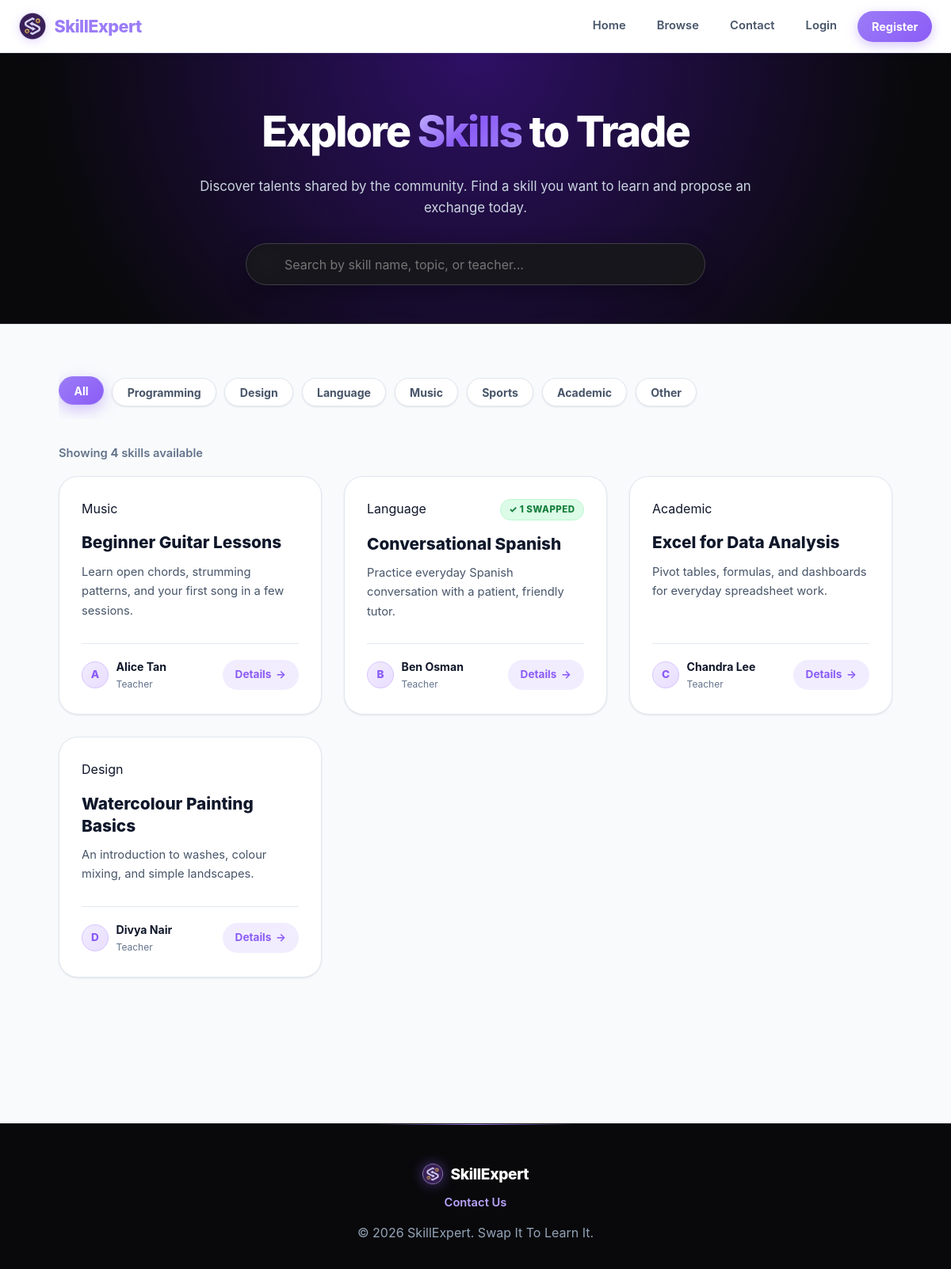
Page /public/browse.php on the committed database.
### tables this page shows
CREATE TABLE IF NOT EXISTS skills (
    id INT UNSIGNED NOT NULL AUTO_INCREMENT,
    userId INT UNSIGNED NOT NULL,
    title VARCHAR(150) NOT NULL,
    category VARCHAR(50) NOT NULL,
    description TEXT NOT NULL,
    imagePath VARCHAR(255) DEFAULT NULL,
    createdAt TIMESTAMP NOT NULL DEFAULT CURRENT_TIMESTAMP,

    PRIMARY KEY (id),
    FOREIGN KEY (userId) REFERENCES users(id) ON DELETE CASCADE,  
    INDEX idx_category (category),
    INDEX idx_user (userId)
);

CREATE TABLE IF NOT EXISTS users (
    id INT UNSIGNED NOT NULL AUTO_INCREMENT,
    name VARCHAR(100) NOT NULL,
    email VARCHAR(150) NOT NULL UNIQUE,
    passwordHash VARCHAR(255) NOT NULL,
    creditsBalance INT NOT NULL DEFAULT 0,
    createdAt TIMESTAMP NOT NULL DEFAULT CURRENT_TIMESTAMP,

    PRIMARY KEY (id)
);

### public/browse.php (the view, shortened to what this page needs)
<?php
require_once __DIR__ . '/../config/db.php';
$stmt = $pdo->query(
    "SELECT sk.*, u.name AS teacherName,
     (SELECT COUNT(*) FROM swapRequests sr WHERE sr.skillId = sk.id AND sr.status = 'completed') AS completedSwaps
     FROM skills sk
     JOIN users u ON sk.userId = u.id
     ORDER BY sk.createdAt DESC"
);
$skills = $stmt->fetchAll();
$categories = ['All', 'Programming', 'Design', 'Language', 'Music', 'Sports', 'Academic', 'Other'];
require_once __DIR__ . '/../includes/header.php';
?>
<link rel="stylesheet" href="/main/assets/css/browse.css?v=<?php echo filemtime(__DIR__ . '/../assets/css/browse.css'); ?>">
<div class="browse-page">
    <section class="browse-hero">
        <div class="browse-hero-content">
            <h1>Explore <span>Skills</span> to Trade</h1>
            <p>Discover talents shared by the community. Find a skill you want to learn and propose an exchange today.</p>
            <div class="browse-search-box">
                <span class="browse-search-icon">🔍</span>
                <input
                    type="text"
                    id="browse-search"
                    class="browse-search-input"
                    placeholder="Search by skill name, topic, or teacher..."
                    autocomplete="off"
                >
            </div>
        </div>
    </section>
    <div class="container">
        <div class="category-filter-bar" id="category-filters">
            <?php foreach ($categories as $idx => $cat): ?>
                <button
                    type="button"
                    class="filter-pill <?php echo $idx === 0 ? 'active' : ''; ?>"
                    data-filter="<?php echo htmlspecialchars($cat); ?>"
                >
                    <?php echo htmlspecialchars($cat); ?>
                </button>
            <?php endforeach; ?>
        </div>
        <div class="browse-count-label">
            Showing <strong id="visible-count"><?php echo count($skills); ?></strong> skill<?php echo count($skills) === 1 ? '' : 's'; ?> available
        </div>
        <?php if (empty($skills)): ?>
            <div class="empty-state">
                <p>No skills have been listed on SkillExpert yet.</p>
                <p class="mt-1"><a href="/main/public/posting.php">Post the first skill and start exchanging!</a></p>
            </div>
        <?php else: ?>
            <div class="browse-grid" id="skills-grid">
                <?php foreach ($skills as $skill): ?>
                    <article
                        class="browse-card"
                        data-category="<?php echo htmlspecialchars($skill['category']); ?>"
                        data-title="<?php echo htmlspecialchars($skill['title']); ?>"
                        data-desc="<?php echo htmlspecialchars($skill['description']); ?>"
                        data-teacher="<?php echo htmlspecialchars($skill['teacherName']); ?>"
                    >
                        <div>
                            <div class="browse-card-header">
                                <span class="skill-cat-pill"><?php echo htmlspecialchars($skill['category']); ?></span>
                                <?php if (!empty($skill['completedSwaps']) && (int)$skill['completedSwaps'] > 0): ?>
                                    <span class="status-badge status-completed">✓ <?php echo (int)$skill['completedSwaps']; ?> Swapped</span>
                                <?php endif; ?>
                            </div>
                            <h3 class="browse-card-title">
                                <a href="/main/public/details.php?id=<?php echo (int) $skill['id']; ?>">
                                    <?php echo htmlspecialchars($skill['title']); ?>
                                </a>
                            </h3>
                            <p class="browse-card-desc">
                                <?php echo htmlspecialchars($skill['description']); ?>
                            </p>
                        </div>
                        <div class="browse-card-footer">
                            <div class="browse-teacher-info">
                                <div class="browse-teacher-avatar">
                                    <?php echo htmlspecialchars(mb_substr($skill['teacherName'], 0, 1)); ?>
                                </div>
                                <div>
                                    <div class="browse-teacher-name"><?php echo htmlspecialchars($skill['teacherName']); ?></div>
                                    <div class="browse-teacher-sub">Teacher</div>
                                </div>
                            </div>
                            <a href="/main/public/details.php?id=<?php echo (int) $skill['id']; ?>" class="browse-view-btn">
                                Details <span>→</span>
                            </a>
                        </div>
                    </article>
                <?php endforeach; ?>
            </div>
        <?php endif; ?>
    </div>
</div>
<?php require_once __DIR__ . '/../includes/footer.php'; ?>

### assets/css/style.css (style rules this page uses)
:root { --primary-color: #9b7cf7; --primary-hover: #8b5cf6; --primary-active: #7c3aed; --primary-light: #b9a4fb; --primary-lighter: #d8ccff; --primary-soft: #f1edff; --lavender-100: #f5f1ff; --lavender-200: #e9ddff; --lavender-300: #d8c4fe; --primary-glow: rgba(155, 124, 247, 0.35); --primary-glow-subtle: rgba(155, 124, 247, 0.12); --secondary-color: #38bdf8; --accent-gold: #f59e0b; --dark-bg: #09090b; --dark-surface: #111115; --dark-card: #18181b; --dark-border: #27272a; --light-bg: #f8fafc; --light-surface: #ffffff; --card-bg: #ffffff; --text-primary: #0f172a; --text-secondary: #475569; --text-muted: #64748b; --text-light: #f1f5f9; --border-color: #e2e8f0; --border-hover: #cbd5e1; --shadow-sm: 0 1px 3px rgba(15, 23, 42, 0.06), 0 1px 2px rgba(15, 23, 42, 0.04); --shadow-md: 0 4px 12px -2px rgba(139, 92, 246, 0.08), 0 2px 6px -1px rgba(15, 23, 42, 0.06); --shadow-lg: 0 12px 24px -4px rgba(139, 92, 246, 0.12), 0 4px 8px -2px rgba(15, 23, 42, 0.04); --shadow-purple: 0 10px 30px -5px rgba(139, 92, 246, 0.25); --radius-sm: 8px; --radius-md: 12px; --radius-lg: 20px; --radius-full: 9999px; --transition: all 0.25s cubic-bezier(0.16, 1, 0.3, 1); --module-hero-bg: radial-gradient(circle at 20% 10%, rgba(155, 124, 247, 0.34), transparent 32%), linear-gradient(135deg, #151022 0%, #09090b 70%); --module-card-bg: rgba(255, 255, 255, 0.94); }
* { box-sizing: border-box; margin: 0; padding: 0; }
html { scroll-behavior: smooth; }
body { font-family: 'Inter', system-ui, -apple-system, BlinkMacSystemFont, 'Segoe UI', Roboto, sans-serif; color: var(--text-primary); background-color: var(--light-bg); line-height: 1.6; -webkit-font-smoothing: antialiased; }
a { color: var(--primary-color); text-decoration: none; transition: var(--transition); }
.container { max-width: 1100px; margin: 0 auto; padding: 2.5rem 1.5rem; }

### assets/css/components.css (style rules this page uses)
.status-badge { display: inline-flex; align-items: center; font-size: 0.72rem; font-weight: 800; padding: 0.2rem 0.65rem; border-radius: var(--radius-full); text-transform: uppercase; letter-spacing: 0.04em; }
.status-completed { background-color: #dcfce7; color: #15803d; border: 1px solid #bbf7d0; }

### rows in the picture
skills: category "Music", title "Beginner Guitar Lessons", description "Learn open chords, strumming patterns, and your first song in a few sessions.", userId.name "A", userId.name "Alice Tan"
skills: category "Language", completedSwaps "1", title "Conversational Spanish", description "Practice everyday Spanish conversation with a patient, friendly tutor.", userId.name "B", userId.name "Ben Osman"
skills: category "Academic", title "Excel for Data Analysis", description "Pivot tables, formulas, and dashboards for everyday spreadsheet work.", userId.name "C", userId.name "Chandra Lee"
skills: category "Design", title "Watercolour Painting Basics", description "An introduction to washes, colour mixing, and simple landscapes.", userId.name "D", userId.name "Divya Nair"

### other values in the picture
$cat "All"
$cat "Programming"
$cat "Design"
$cat "Language"
$cat "Music"
$cat "Sports"
$cat "Academic"
$cat "Other"
count($skills) "4"
